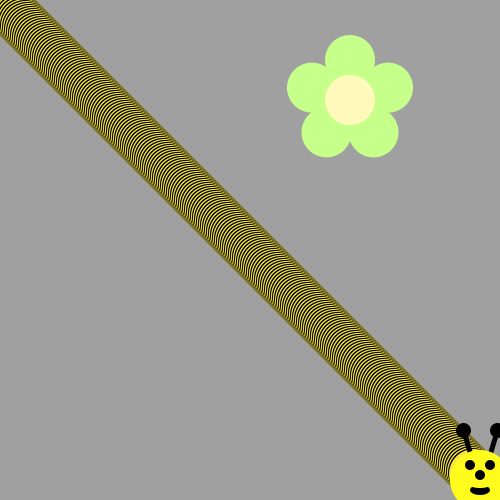
Frame 1 (no input)
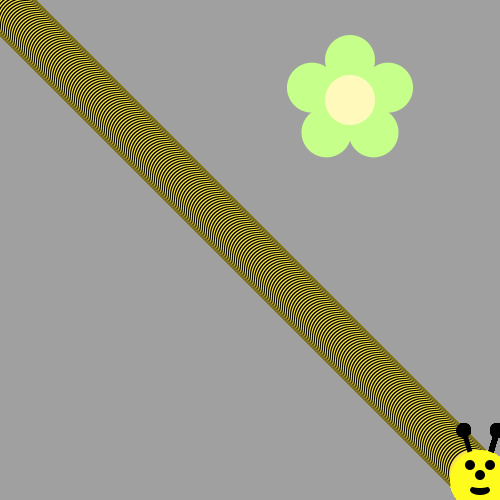
Frame 60 (the mouse pressed at the canvas centre just before this capture)
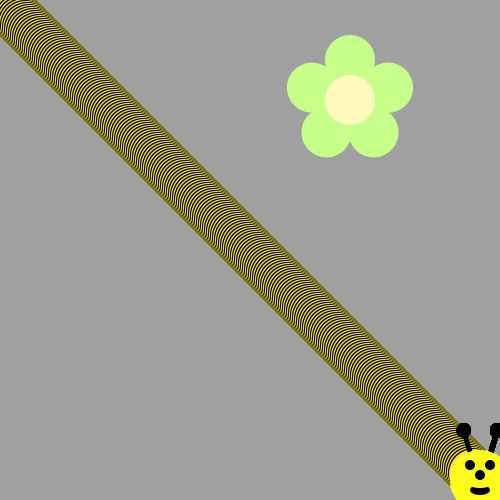
Frame 120 (the mouse held since frame 60 and released just before this capture)

The Processing sketch that drew these frames (run headless with seeded random() and noise(); from frame 60 on, the mouse is pressed at the canvas centre):

// Processing sketch: bumble_bee
// ── bumble_bee.pde

void setup() {
     ellipseMode(CENTER);
     size(500, 500);
     background(160, 160, 160);
     drawFlower(350, 100);
}

void draw() {
  
// First run the program and you should see a flower.  
  
  
/* Then, use a loop to make a body for the Bee! 
(see the image on the recipe, it's a diagonal line of circles)
Use remainder to make the colors alternate between yellow and black
*/
int b=0;
for(b=0;b<475;b++){
if(b % 2 == 0){
  fill(247,227,70);
}else if(b % 2 == 1){
 fill(0,0,0); 
}
  ellipse(0+b,0+b,50,50); 
}

/*
Now put his head on using drawBeeFace(x,y)
*/
drawBeeFace(480,480);
}

/**************   Use these methods but  DON'T CHANGE THE CODE BELOW  **************/

void drawFlower(int x, int y) {
     noStroke();
     translate(x, y);
     // draw 5 petals, rotating after each one
     fill(#c6ff89);      // green
      for (int i = 0; i < 5; i++) {
           ellipse(0, -40, 50, 50);
          rotate(radians(72));
     }
     fill(#fff9bb); // light yellow
     ellipse(0, 0, 50, 50);
} 
void drawBeeFace(int BeeFaceX, int BeeFaceY) {
     noStroke();
     fill(0, 0, 0);
     stroke(1);
     strokeWeight(5);
     line(BeeFaceX-10, BeeFaceY-27, BeeFaceX-17, BeeFaceY-50);
     line(BeeFaceX+10, BeeFaceY-27, BeeFaceX+17, BeeFaceY-50);
     ellipse(BeeFaceX-17, BeeFaceY-50, 10, 10);
     ellipse(BeeFaceX+17, BeeFaceY-50, 10, 10);
     noStroke();
     fill(255, 251, 28);
     ellipse(BeeFaceX, BeeFaceY, 60, 60); // face
     fill(255, 237, 209);
     fill(0,0,0);
      ellipse(BeeFaceX-10, BeeFaceY-15, 10, 10); // eyes
     ellipse(BeeFaceX+10, BeeFaceY-15, 10, 10);
      ellipse(BeeFaceX, BeeFaceY-5, 10, 10); // nose
      ellipse(BeeFaceX, BeeFaceY+10, 20, 10);// mouth
     fill(255, 251, 28);
     ellipse(BeeFaceX, BeeFaceY+5, 20, 6);
}
